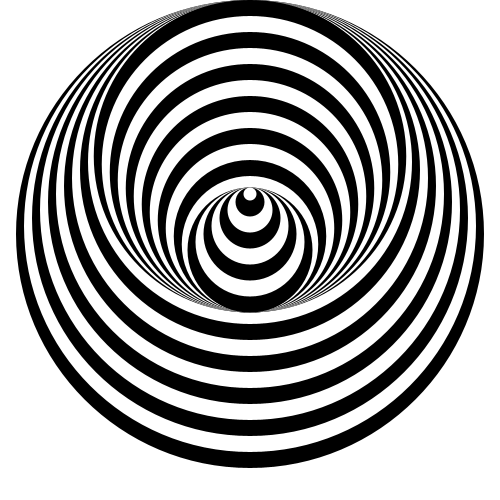
Frame 1 (no input)
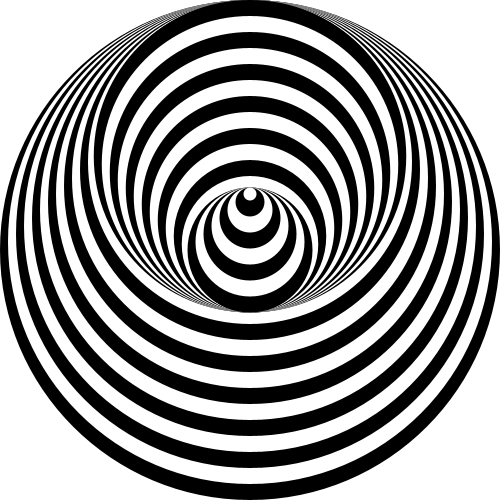
Frame 2 (the mouse pressed at the canvas centre, redrawn once)

The Processing sketch that drew these frames (run headless with seeded random() and noise(); the mouse was pressed at the canvas centre and the sketch redrawn once):

// Processing sketch: processing_9387
// ── processing_9387.pde

boolean flip = false;    

void setup ()
{   size( 500, 500 );
    smooth();  
    background(255);
    noStroke();       }

void draw ()
{ pushMatrix();
      for ( float a = 0; a <= height; a=a+16 )  
     {
      ellipse(width/2, height/2, width-a, height-a);
      translate(0,-8);
      fill( 255 );
        if(flip)
          fill(0);
          flip = !flip;
     } 
 popMatrix();   pushMatrix(); 
      for ( float a = 0; a < height/2; a=a+16 )  
     {
      ellipse(width/2, height/3.2, (width/1.6-a), (height/1.6-a));
      translate(0,+8);
      fill( 255 );
       if(flip)
         fill(0);
         flip = !flip; 
     }
 popMatrix();     
      for ( float a = 0; a < height/4; a=a+16 )  
     {
      ellipse(width/2, height/2, (width/4-a), (height/4-a));
      translate(0,-8);
      fill( 255 );
       if(flip)
         fill(0);
         flip = !flip; 
     }
noLoop();    }
